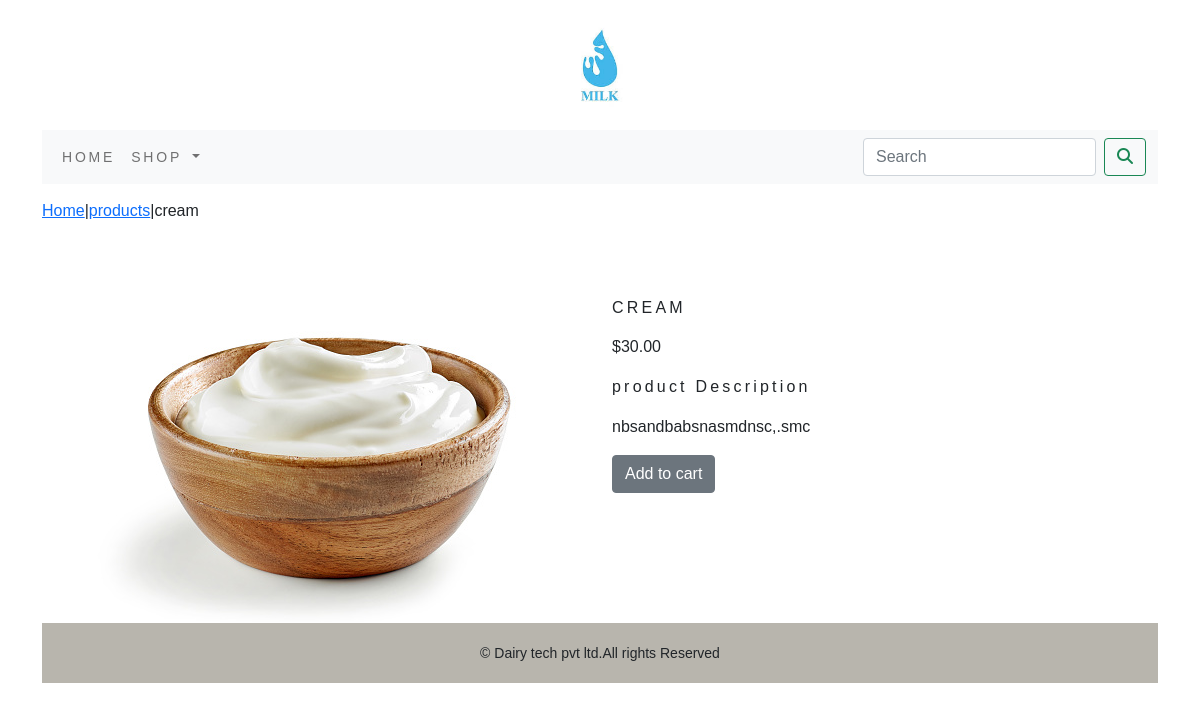
Screenshot of /shopapp/products/cream/ with the database file from the repository.
### shopapp/models.py (models this page shows, shortened)
class Product(models.Model):
    name=models.CharField(max_length=250,unique=True)
    slug=models.SlugField(max_length=250,unique=True)
    description=models.TextField(blank=True)
    price=models.DecimalField(max_digits=10,decimal_places=2)
    category=models.ForeignKey(Category,on_delete=models.CASCADE)
    image=models.ImageField(upload_to='product',blank=True)
    stock=models.IntegerField()
    available=models.BooleanField(default=True)
    created=models.DateTimeField(auto_now_add=True)
    updated=models.DateTimeField(auto_now=True)
    class Meta:
        ordering=('name',)
        verbose_name='product'
        verbose_name_plural = 'products'

class Category(models.Model):
    name=models.CharField(max_length=250,unique=True)
    slug=models.SlugField(max_length=250,unique=True)
    description=models.TextField(blank=True)
    image=models.ImageField(upload_to='category',blank=True)
    class Meta:
        ordering=('name',)
        verbose_name='category'
        verbose_name_plural = 'categories'
    def get_url(self):
        return reverse('shopapp:product_by_category',args=[self.slug])
    def __str__(self):
        return '{}'. format(self.name)

### shopapp/views.py (the view)
# urls.py: path('<slug:c_slug>/<slug:product_slug>/', views.proDetail, name='prodCatdetail'),
def proDetail(request,c_slug,product_slug):
    try:
        product=Product.objects.get(category__slug=c_slug,slug=product_slug)
    except Exception as e:
        raise e
    return render(request,'product.html',{'product':product})

### cart/context_processors.py (called while the page is built)
def counter (request):
    item_count=0
    if 'admin' in request.path:
        return {}
    else:
        try:
            cart=Cart.objects.filter(cart_id=_cart_id(request))
            car_items=CartItem.objects.all().filter(cart=cart[:1])
            for cart_item in car_items:
                item_count += cart_item.quantity
        except Cart.DoesNotExist:
            item_count =0
    return dict(item_count=item_count)

### cart/views.py (called while the page is built)
def _cart_id(request):
    cart=request.session.session_key
    if not cart:
        cart=request.session.create()
    return cart

### shopapp/context_processors.py (called while the page is built)
def menu_links(request):
    links=Category.objects.all()
    return dict(links=links)

### templates/product.html (shortened to what this page needs)
{% extends 'base.html' %}
{% load static %}
{% block content %}
<div class="row my_prod_row_class">
    <div class="mx_auto">
        <p><a href="{% url 'shopapp:allProdCat' %}">Home</a>|<a href="{{product.category.get_url}}">{{product.category}}</a>|{{product.name}} </p>
    </div>
</div>
<div class="container">
<br>
<div class="row">
    <div class="col-12 col-sm-12 col-md-12 col-lg-6 text-center">
        <div style="min-width:18rem">
            <img src="{{product.image.url}}" alt="{{product.name}}">
        </div>
    </div>
        <div class="col-12 col-sm-12 col-md-12 col-lg-6">
            <div>
            <h1 class="my_prod_title">{{product.name}}</h1>
                <p>${{product.price}}</p>
            <p class="my_title">product Description</p>
            <p class="text-justify my_prod_text">{{product.description}}</p>
            {% if product.stock <= 0 %}
            <p class="text-justify my_prod_text"><b>out of stock</b></p>
            {% else %}
            <a class="btn btn-secondary" href="{% url 'cart:add_cart' product.id %}">Add to cart</a>
            {% endif %}
        </div>
        </div>
    </div>
{% endblock %}

### static/css/custom.css (style rules this page uses)
body { font-family: 'Anuphan', sans-serif; }
.my_title { font-size:16px; text_transform:uppercase; letter-spacing:.2em; }
.my_prod_row_class { padding-top:15px; padding-bottom:20px; }
.my_prod_title { font-size:16px; text-transform:uppercase; letter-spacing:.2em; padding-top:15px; padding-bottom:10px; }
.my_prod_text { padding-right:20px; }

### rows the page displays
Product: category "products", name "cream", image (picture), name "CREAM", price "30.00", description "nbsandbabsnasmdnsc,.smc"
